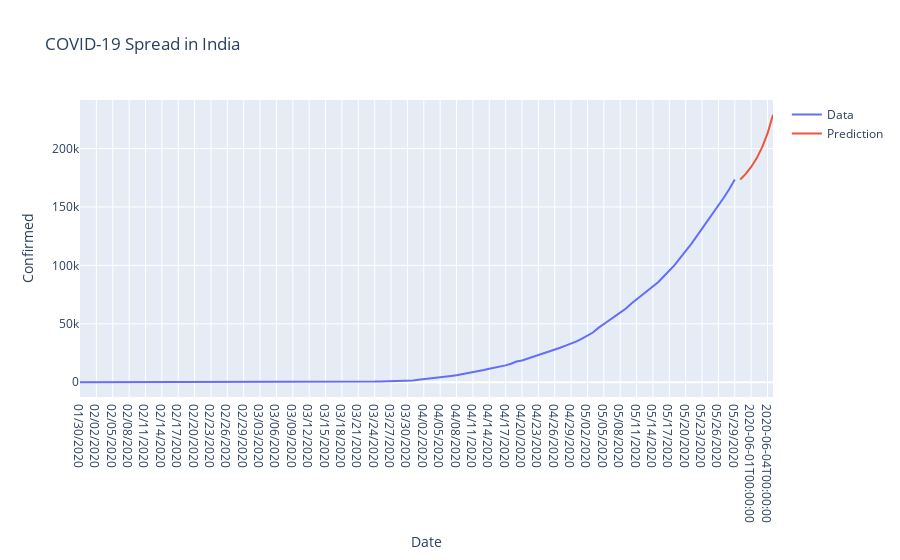

This figure's notebook cell:
### Code cell
import plotly.graph_objects as go
#prediction = model.predict_generator(test_generator)

close_train = train_data_.reshape((-1))
forecast = forecast.reshape((-1))

trace1 = go.Scatter(
    x =  df_In['ObservationDate'],
    y = close_train,
    mode = 'lines',
    name = 'Data'
)
trace2 = go.Scatter(
    x = forecast_dates[1:],
    y = forecast[0:-1],
    mode = 'lines',
    name = 'Prediction'
)

layout = go.Layout(
    title = "COVID-19 Spread in India",
    xaxis = {'title' : "Date"},
    yaxis = {'title' : "Confirmed"}
)
fig = go.Figure(data=[trace1, trace2], layout=layout)
fig.show()
